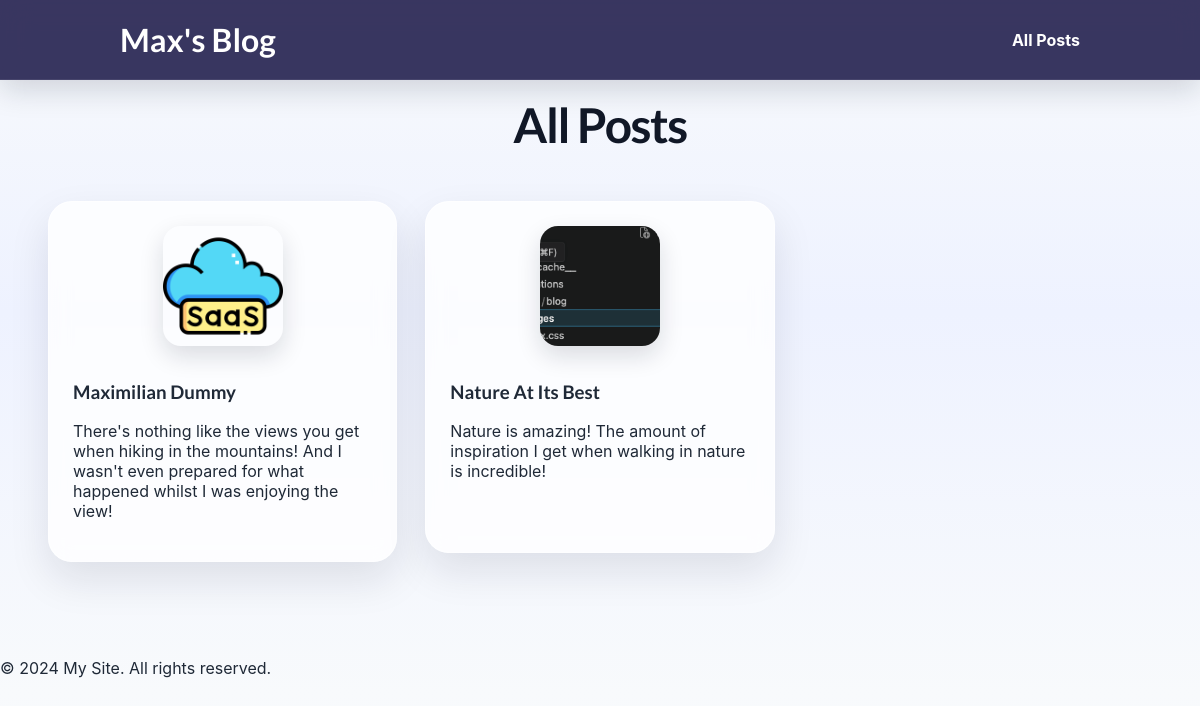
/posts/, run on the app's committed database.
### blog/models.py (models this page shows, shortened)
class Post(models.Model):
    title = models.CharField(max_length=150)
    excerpt = models.CharField(max_length=300)
    image_name = models.ImageField(upload_to='posts', null=True) # Optional image field; uploaded files go to MEDIA_ROOT/posts/
    date = models.DateField(auto_now=True)
    slug = models.SlugField(
        unique=True,
        validators=[MinLengthValidator(10)]
    )
    content = models.TextField()
    author = models.ForeignKey(
        Author,
        on_delete=models.SET_NULL,
        related_name='posts',
        null=True
    )
    tags = models.ManyToManyField(Tag)

### blog/views.py (the view)
# urls.py: path('posts/', views.AllPostsView.as_view(), name='posts-page'),
class AllPostsView(ListView):
    template_name = 'blog/all-posts.html'
    model = Post
    ordering = ['-date']
    context_object_name = 'all_posts'

### blog/templates/blog/all-posts.html (shortened to what this page needs)
{% extends "base.html" %}
{% load static %}
{% block css_files %}
    <link rel="stylesheet" href="{% static 'blog/all-posts.css' %}">
{% endblock %}
{% block content %}
<section id="all-posts">
    <h2>All Posts</h2>
    <ul>
        {% for post in all_posts %}
            {% include "blog/includes/post.html" %}
        {% endfor %}
    </ul>
</section>
{% endblock %}

### blog/templates/blog/includes/post.html
{% load static %}
<li>
  <article class="post">
    <a href="{% url "post-detail-page" post.slug %}">
      {% if post.image_name %}
      <img
        src="{{ post.image_name.url }}"
        alt="{{ post.title }}"
      />
      {% endif %}
      <div class="post__content">
        <h3>{{ post.title }}</h3>
        <p>
          {{post.excerpt}}
        </p>
      </div>
    </a>
  </article>
</li>

### static/app.css (style rules this page uses)
* { box-sizing: border-box; }
html { font-family: 'Open Sans', 'Lato', sans-serif; }
body { margin: 0; }
h1, h2, h3 { font-family: 'Lato', sans-serif; font-weight: bold; }

### blog/static/blog/all-posts.css (style rules this page uses)
body { margin: 0; font-family: "Inter", "Segoe UI", Arial, sans-serif; background: linear-gradient(180deg, #f8fafc, #eef2ff 45%, #f8fafc); color: #1f2937; }
#all-posts { margin: 6rem auto; width: min(92%, 72rem); }
#all-posts h2 { text-align: center; font-size: clamp(2rem, 4vw, 3rem); color: #111827; margin: 0 0 3rem; letter-spacing: -0.03em; }
ul { list-style: none; margin: 0; padding: 0; display: grid; grid-template-columns: repeat(auto-fill, minmax(18rem, 1fr)); gap: 1.75rem; }
.post a { display: flex; flex-direction: column; align-items: center; gap: 1rem; min-height: 22rem; padding: 1.5rem; text-decoration: none; color: inherit; background: rgba(255, 255, 255, 0.78); backdrop-filter: blur(10px); -webkit-backdrop-filter: blur(10px); border: 1px solid rgba(255, 255, 255, 0.55); border-radius: 24px; box-shadow: 0 18px 40px rgba(15, 23, 42, 0.1); transition: transform 0.25s ease, box-shadow 0.25s ease, border-color 0.25s ease; transform-origin: center; }
.post img { width: 7.5rem; height: 7.5rem; object-fit: cover; border-radius: 18px; box-shadow: 0 10px 24px rgba(15, 23, 42, 0.14); }

### data on the page
Post: image_name (picture), title "Maximilian Dummy", excerpt "There's nothing like the views you get when hiking in the mountains! And I wasn't even prepared for what happened whilst I was enjoying the view!"
Post: image_name (picture), title "Nature At Its Best", excerpt "Nature is amazing! The amount of inspiration I get when walking in nature is incredible!"
